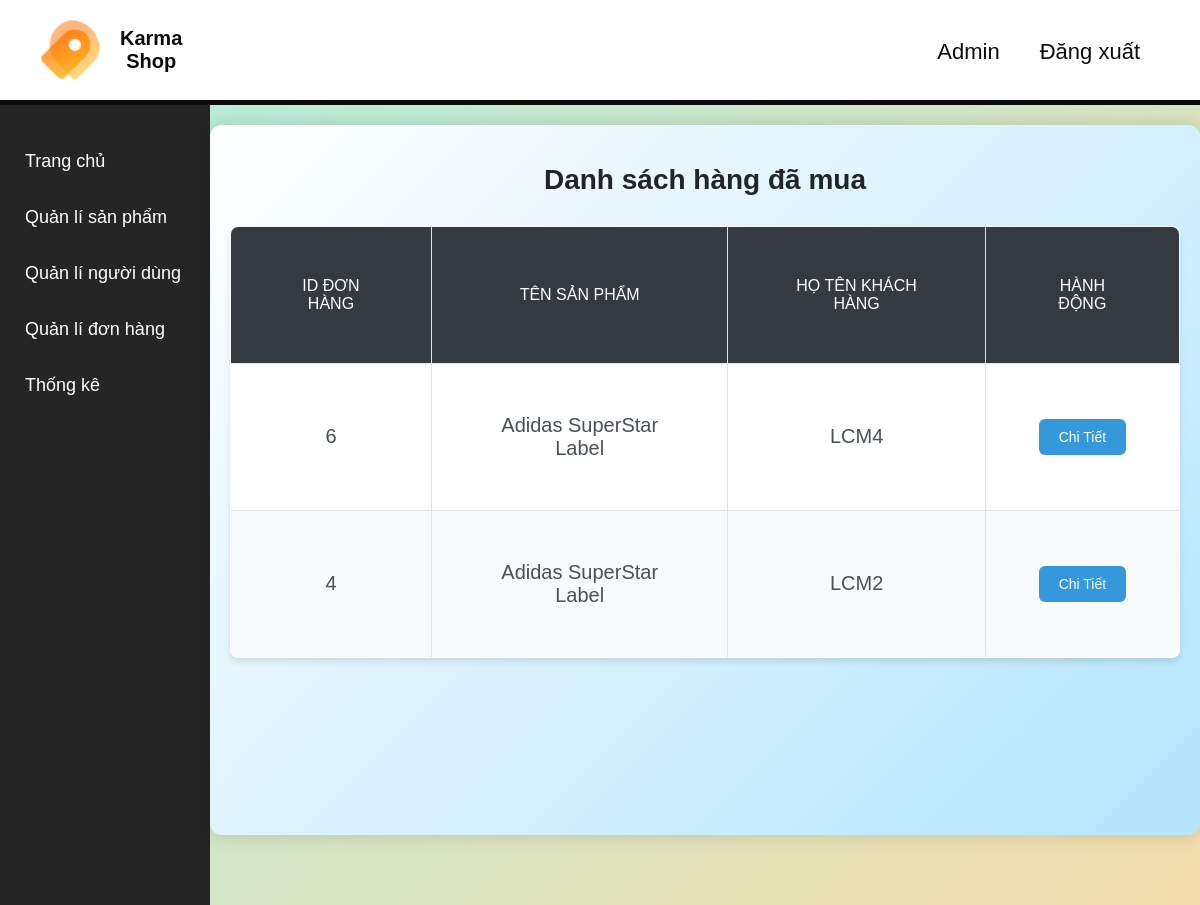
Page /thongkesanphambanduoc.php?idsp=2 (signed in) on the committed database.
### tables this page shows
CREATE TABLE `donhang` (
  `iddonhang` int(11) NOT NULL,
  `idKH` int(11) NOT NULL,
  `ngaymua` date DEFAULT NULL,
  `tongtien` decimal(10,2) DEFAULT NULL CHECK (`tongtien` >= 0),
  `trangthai` varchar(50) DEFAULT 'Chưa xác nhận',
  `diachi` text DEFAULT NULL,
  `sdt` varchar(15) DEFAULT NULL,
  `ghichu` text DEFAULT NULL,
  `phuongthucthanhtoan` varchar(50) NOT NULL DEFAULT 'Chưa xác định',
  `ngaycapnhat` timestamp NOT NULL DEFAULT current_timestamp() ON UPDATE current_timestamp()
);

CREATE TABLE `kh` (
  `idKH` int(11) NOT NULL,
  `diachi` varchar(255) DEFAULT NULL,
  `sdt` varchar(15) DEFAULT NULL,
  `email` varchar(255) NOT NULL,
  `dob` date NOT NULL,
  `tenkh` varchar(255) NOT NULL,
  `password` varchar(255) NOT NULL,
  `ngaydangky` date DEFAULT NULL,
  `status` tinyint(1) DEFAULT 1
);

### thongkesanphambanduoc.php (the view, shortened to what this page needs)
<?php
$servername = "localhost";
$username = "root";
$password = "";
$dbname = "test";
$conn = new mysqli($servername, $username, $password, $dbname);
$conn->set_charset("utf8");
$idSP = isset($_GET['idsp']) ? $_GET['idsp'] : 0;
$sql = "SELECT
dh.iddonhang,
kh.tenkh,
GROUP_CONCAT(sp.tensp SEPARATOR '<br>') AS sanpham
FROM donhang dh
JOIN kh ON dh.idKH = kh.idKH
JOIN ctdonhang ctdh ON dh.iddonhang = ctdh.iddonhang
JOIN sp ON ctdh.idsp = sp.idsp
WHERE sp.idsp = ?
GROUP BY dh.iddonhang, kh.tenkh
ORDER BY dh.iddonhang DESC";
$stmt = $conn->prepare($sql);
$stmt->bind_param("i", $idSP);
$stmt->execute();
$result = $stmt->get_result();
?>
<!DOCTYPE html>
<html lang="vi">
<head>
</head>
<body>
<?php include 'header-admin.php'?>
<div class="admin-container">
    <?php include 'sidebar.php'; ?>
  <div class="dashboard-container">
    <header class="main-header">
      <h1>Danh sách hàng đã mua </h1>
    </header>
    <div class="container">
      <table>
        <thead>
        <tr>
          <th>ID Đơn Hàng</th>
          <th>Tên Sản Phẩm</th>
          <th>Họ Tên Khách Hàng</th>
          <th>Hành Động</th>
        </tr>
        </thead>
        <tbody>
        <?php
            if ($result->num_rows > 0) {
        while ($row = $result->fetch_assoc()) {
        echo "<tr>
          <td>{$row['iddonhang']}</td>
          <td>{$row['sanpham']}</td>
          <td>{$row['tenkh']}</td>
          <td><a href='chitietgiaodich.php?iddonhang={$row['iddonhang']}' class='details-button'>Chi Tiết</a></td>
        </tr>";
        }
        } else {
        echo "<tr><td colspan='4'>Không có đơn hàng nào</td></tr>";
        }
        ?>
        </tbody>
      </table>
    </div>
  </div>
</div>
</body>
</html>

### thongkesanphambanduoc.php (style rules this page uses)
.admin-container { display: flex; min-height: 100vh; }
.dashboard-container { flex: 1; padding: 20px; background-color: #ffffff; border-radius: 8px; margin: 15px; box-shadow: 0 4px 8px rgba(0, 0, 0, 0.1); }
.dashboard-container h1 { text-align: center; font-size: 28px; margin-bottom: 30px; color: #212529; font-weight: 600; }
body { font-family: 'Poppins', sans-serif; background: linear-gradient(135deg, #afefe1, #f4ddab); margin: 0; padding: 0; color: #333; }
.dashboard-container { width: 80%; margin: 20px auto; padding: 20px; background: linear-gradient(135deg, #ffffff, #b3e5fc); border-radius: 12px; box-shadow: 0 0 20px rgba(0, 0, 0, 0.15); padding-bottom: 50px; margin-bottom: 70px; }
table { width: 100%; border-collapse: collapse; margin-top: 20px; background: #fff; border-radius: 8px; overflow: hidden; box-shadow: 0 4px 6px rgba(0, 0, 0, 0.1); }
table, th, td { border: 1px solid #dee2e6; }
th, td { padding: 50px; text-align: center; }
th { background-color: #343a40; color: white; font-size: 16px; text-transform: uppercase; font-weight: 500; }
td { font-size: 20px; color: #495057; }
td .details-button { display: inline-block; padding: 10px 20px; background-color: #3498db; color: white; text-decoration: none; border-radius: 6px; font-size: 14px; text-align: center; transition: background-color 0.3s; }
tr:nth-child(even) td { background-color: #f8f9fa; }
h1 { text-align: center; }

### rows in the picture
donhang: iddonhang "6", sanpham "Adidas SuperStar Label", idKH.tenkh "LCM4"
donhang: iddonhang "4", sanpham "Adidas SuperStar Label", idKH.tenkh "LCM2"
